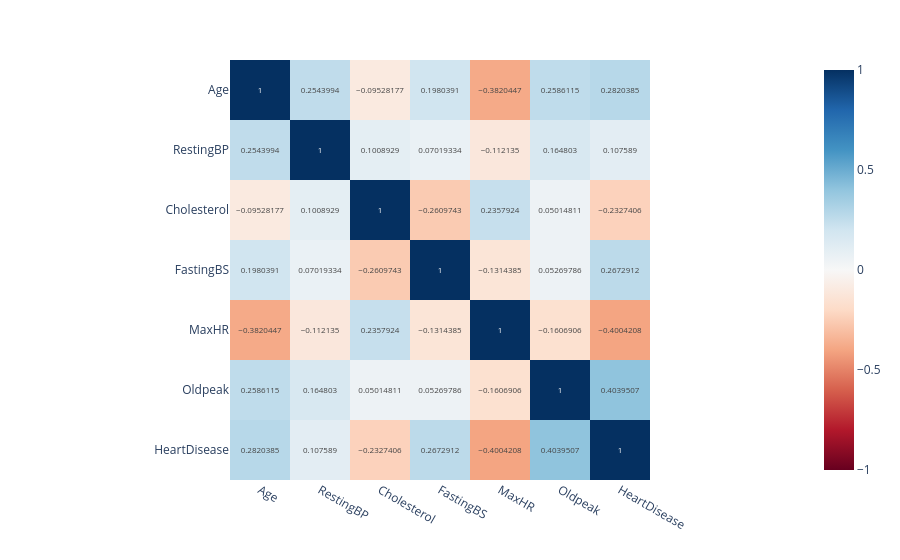

The notebook cell this image was saved under:
### Code cell
fig = px.imshow(corr, color_continuous_scale='RdBu', zmin=-1, zmax=1, text_auto=True)
fig.show()

### Figure 1 — Plotly figure (JSON) as saved in the notebook; plotly's stock layout.template omitted (floating-point values rounded to 4 significant figures)
{"data": [{"coloraxis": "coloraxis", "hovertemplate": "x: %{x}<br>y: %{y}<br>color: %{z}<extra></extra>", "name": "0", "texttemplate": "%{z}", "type": "heatmap", "x": ["Age", "RestingBP", "Cholesterol", "FastingBS", "MaxHR", "Oldpeak", "HeartDisease"], "xaxis": "x", "y": ["Age", "RestingBP", "Cholesterol", "FastingBS", "MaxHR", "Oldpeak", "HeartDisease"], "yaxis": "y", "z": [[1, 0.2544, -0.09528, 0.198, -0.382, 0.2586, 0.282], [0.2544, 1, 0.1009, 0.07019, -0.1121, 0.1648, 0.1076], [-0.09528, 0.1009, 1, -0.261, 0.2358, 0.05015, -0.2327], [0.198, 0.07019, -0.261, 1, -0.1314, 0.0527, 0.2673], [-0.382, -0.1121, 0.2358, -0.1314, 1, -0.1607, -0.4004], [0.2586, 0.1648, 0.05015, 0.0527, -0.1607, 1, 0.404], [0.282, 0.1076, -0.2327, 0.2673, -0.4004, 0.404, 1]]}], "layout": {"coloraxis": {"cmax": 1, "cmin": -1, "colorscale": [[0, "rgb(103,0,31)"], [0.1, "rgb(178,24,43)"], [0.2, "rgb(214,96,77)"], [0.3, "rgb(244,165,130)"], [0.4, "rgb(253,219,199)"], [0.5, "rgb(247,247,247)"], [0.6, "rgb(209,229,240)"], [0.7, "rgb(146,197,222)"], [0.8, "rgb(67,147,195)"], [0.9, "rgb(33,102,172)"], [1, "rgb(5,48,97)"]]}, "margin": {"t": 60}, "xaxis": {"anchor": "y", "constrain": "domain", "domain": [0, 1], "scaleanchor": "y"}, "yaxis": {"anchor": "x", "autorange": "reversed", "constrain": "domain", "domain": [0, 1]}}}
